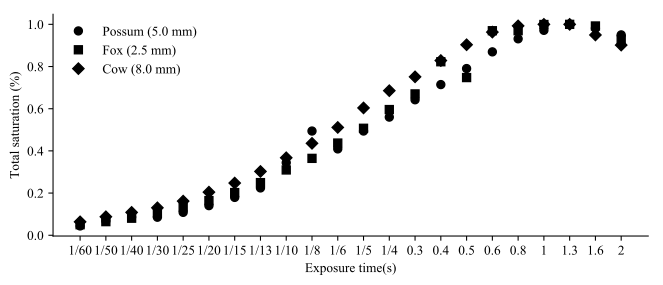

Generate this figure with Python:
import re
import cv2 as cv
import errno as er
import colorsys as cs
from glob import glob

# Setup matplotlib for virtualenv
# --------------------------------
import matplotlib
matplotlib.use('TkAgg')
import matplotlib.pyplot as pl

from matplotlib import rc

rc('font',**{'family':'serif','serif':['Times New Roman']})

# Setup macros
# --------------------------------
EXPOSURE_TIMES_LABELS = [
	'2',
	'1.6',
	'1.3',
	'1',
	'0.8',
	'0.6',
	'0.5',
	'0.4',
	'0.3',
	'1/4',
	'1/5',
	'1/6',
	'1/8',
	'1/10',
	'1/13',
	'1/15',
	'1/20',
	'1/25',
	'1/30',
	'1/40',
	'1/50',
	'1/60',
]

DISTANCE_LABELS = [
	str(x) for x in range(10, 110, 10)
]

# Functions
# --------------------------------
def read(file):
	return cv.imread(file)

def batch(path):
	# batch-reads image files and outputs a list of image dicts
	images = []
	files = glob(path)
	for file in files:
		try:
			images.append({
				'title': file,
				'score': None,
				'image': read(file),
				'order': int(re.search(r'\d+',file).group()) # assumes each file is numbered, so an order can be assigned to it
			})
		except IOError as e:
			if e.er != er.EISDIR:
				raise
	return images

def get_intensity(image):
	# looks at all pixels of a photo and outputs an intensity score
	width = image.shape[1]
	height = image.shape[0]
	intensity = 0
	for row in range(0, height):
		row_intensity = 0
		for pixel in range(0, width):
			rgb = image[row][pixel]
			hsv = cs.rgb_to_hsv(
					rgb[0] / 255,
					rgb[1] / 255,
					rgb[2] / 255
				)
			# intensity equals saturation * value of a pixel
			row_intensity += hsv[1] * hsv[2]
		intensity += row_intensity
	return intensity

def sort(images):
	return sorted(images, key=lambda image: image['order'])

def get_intesities(images):
	# given a list of images (a collection of dicts), find their intensities and return a list of intensities
	intensities = []
	for image in images:
		image['score'] = get_intensity(image['image'])
		intensities.append(
			image['score']
		)
		print('{}: {:.2f}'.format(image['title'], image['score']))
	return intensities

def normalise(intensities):
	# converts intensitities to a linear value from 0 to 1
	highest_intensity = intensities[0]
	for intensity in intensities:
		if intensity > highest_intensity:
			highest_intensity = intensity

	normalised_intensities = []
	for intensity in intensities:
		normalised_intensities.append(
			intensity / highest_intensity
		)
	return normalised_intensities

def process(title, path):
	# batch processes a folder
	images = batch(path)
	images = sort(images)
	intensities = get_intesities(images)
	intensities = normalise(intensities)
	return intensities

# Main functionality
# --------------------------------
if __name__ == '__main__':

	pl.figure(figsize=(8, 3))
	ax = pl.subplot(111)

	try:
		possum = process('Possum', 'data/IvT/Original/Possum/*.jpg')
		fox = process('Fox', 'data/IvT/Original/Fox/*.jpg')
		cow = process('Cow', 'data/IvT/Original/Cow/*.jpg')

		possum = list(reversed(possum))
		fox = list(reversed(fox))
		cow = list(reversed(cow))

		EXPOSURE_TIMES_LABELS = list(reversed(EXPOSURE_TIMES_LABELS))


		ax.plot(EXPOSURE_TIMES_LABELS, possum, 'ko', label='Possum (5.0 mm)')
		ax.plot(EXPOSURE_TIMES_LABELS, fox, 'ks', label='Fox (2.5 mm)')
		ax.plot(EXPOSURE_TIMES_LABELS, cow, 'kD', label='Cow (8.0 mm)')

		pl.xlabel('Exposure time(s)')
		pl.ylabel('Total saturation (%)')

	except:
		# print('Data not found. Reverting to demo test data...')
		# demo = process('Test', 'test/*.png')
		# pl.plot(['01', '02', '03', '04', '05'], demo, 'kx', label='Test Data')

		control = process('Test', 'control/*.png')
		pl.plot(['A', 'B', 'C', 'D', 'E', 'F'], control, 'ko', label='Test Data')

		pl.ylabel('Total saturation (%)')
		pl.xlabel('Images')

	ax.spines['right'].set_visible(False)
	ax.spines['top'].set_visible(False)

	leg = pl.legend(frameon=False)

	pl.savefig('main.svg', bbox_inches='tight')

